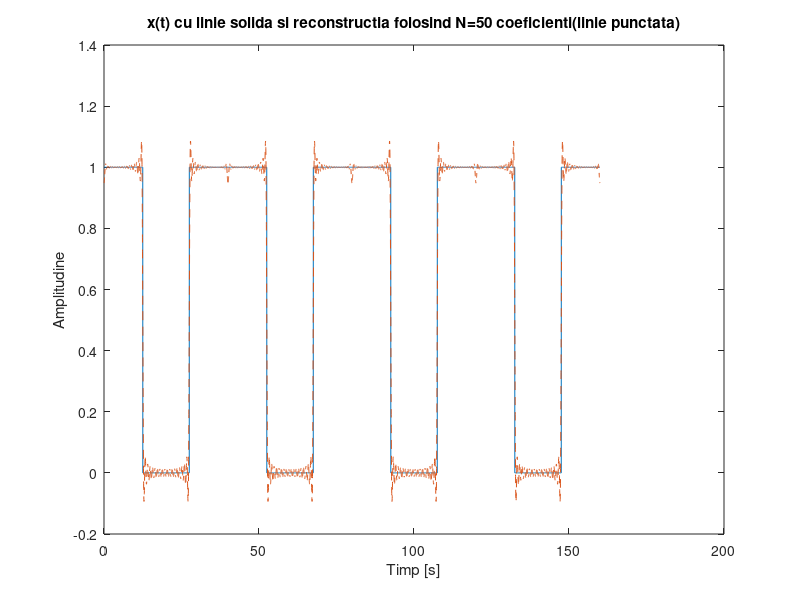
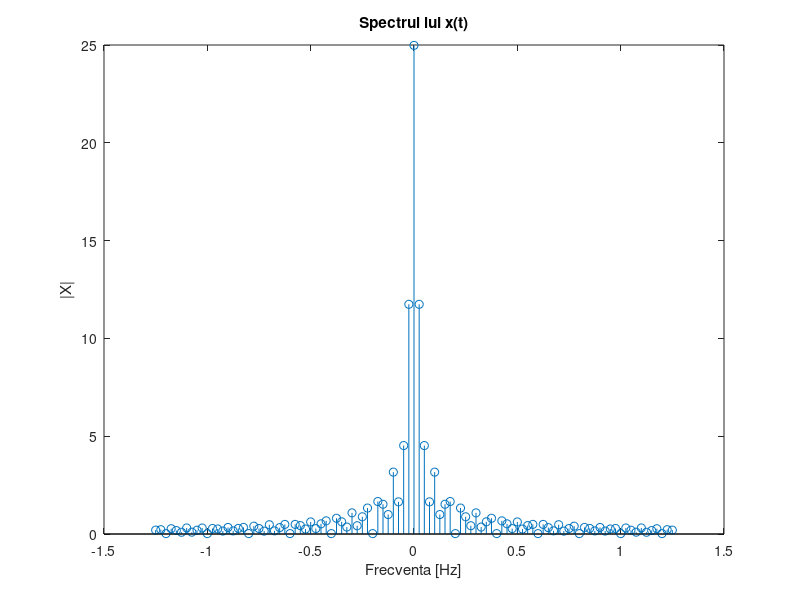

MATLAB code for these plots, in order:
N = 50; % numarul de coeficienti
D = 25; % durata
P = 40; % perioada
F=1/P; % frecventa 
w0=2*pi/P; % pulsatia
t=0:0.02:P-0.02; % timpul pe care calculam integrala (o perioada); 
                 % rezolutia temporala trebuie sa fie de 2 ori mai mica decat perioada semnalului (teorema esantionarii);
%% semnalul dreptungiular
x = zeros(1,size(t,2)); % initializarea lui x cu zerouri
x(t<=D/2) =1; % de la 0 la D/2 x are valoarea 1
x(t>P-D/2) =1; % de la D/2 la P x are valoarea 1
t_4perioade = 0:0.02:4*P-0.02; % vectorul timp pentru reprezentarea pe 4 perioade
x_4perioade = repmat(x,1,4); % vectorul x pentru reprezentarea pe 4 perioade
   
% integrala numerica prin functia trapz
for k = -N:N
    x_temp = x;
    x_temp = x_temp.*exp(-1i*k*w0*t); % vectorul inmultit cu termenul corespunzator
    X(k+51) = trapz(t,x_temp); % trapz calculeaza integrala prin metoda trapezului 
    %(imparte suprafata in forme trapezoidale pentru a calcula mai usor aria)
end

x_refacut(1:length(t)) = 0; % initializarea semnalului reconstruit cu N puncte

%reconstructia lui x(t) folosind N coeficienti
for index = 1:length(t);
for k = -N:N
x_refacut(index) = x_refacut(index) + (1/P)*X(k+N+1)*exp(1i*k*w0*t(index));
end
end

figure(1);
plot(t_4perioade,x_4perioade); % afisarea lui x(t)
title('x(t) cu linie solida si reconstructia folosind N=50 coeficienti(linie punctata)');
hold on
x_refacut_4perioade = repmat(x_refacut,1,4); % generarea lui x reconstruit pentru 4 perioade
plot(t_4perioade,x_refacut_4perioade,'--'); % afisarea lui x reconstruit pentru 4 perioade
xlabel('Timp [s]');
ylabel('Amplitudine');

f = -N*F:F:N*F; % generarea vectorului de frecvente
figure(2);
stem(f,abs(X)); % afisarea lui X
title('Spectrul lui x(t)');
xlabel('Frecventa [Hz]');
ylabel('|X|');

%%
% Teoria seriilor Fourier (trigonometrica, armonica si complexa) ne spune
% ca orice semnal periodic poate fi aproximat printr-o suma infinita de sinusi si
% cosinusi de diferite frecvente fiecare ponderat cu un anumit coeficient. Acesti coeficienti
% reprezinta practic spectrul (amplitudinea pentru anumite frecvente).
% Semnalul reconstruit folosind un numar finit de termeni se apropie ca
% forma de semnalul original cu o anumita marja de eroare. Cu cat marim
% numarul de coeficienti, aceasta marja de eroare va fi din ce in ce mai
% mica. In plus se observa faptul ca semnalul poate fi aproximat printr-o
% suma de sinusoide: variatiile semanlului au un caracter de sinusoida.